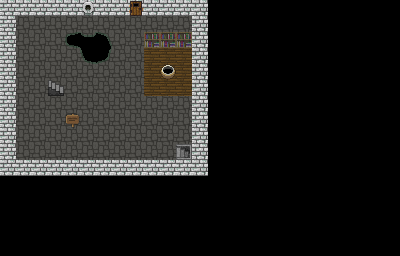

Tiled map render using the project's own tile images. Description and the whole map definition, tile-layer contents included, below:
An orthogonal 25x16 tile map with 16x16 px tiles, 3 tile layers (Water, Maze, Fog), 3 tilesets and 1 object (Player1StartPoint).

<map version="1.2" tiledversion="1.3.2" orientation="orthogonal" renderorder="right-down" compressionlevel="0" width="25" height="16" tilewidth="16" tileheight="16" infinite="0" nextlayerid="6" nextobjectid="2">
 <tileset firstgid="1" source="tileSetLayer1.tsx" />
 <tileset firstgid="65" source="tileSetWater1.tsx" />
 <tileset firstgid="70" source="fog.tsx" />
 <layer id="2" name="Water" width="25" height="16">
  <data encoding="csv">
0,0,0,0,0,0,0,0,0,0,0,0,0,0,0,0,0,0,0,0,0,0,0,0,0,
0,0,0,0,0,0,0,0,0,0,0,0,0,0,0,0,0,0,0,0,0,0,0,0,0,
0,0,0,0,69,69,69,0,0,0,0,0,0,0,0,0,0,0,0,0,0,0,0,0,0,
0,0,0,0,0,69,69,0,0,0,0,0,0,0,0,0,0,0,0,0,0,0,0,0,0,
0,0,0,0,0,0,0,0,0,0,0,0,0,0,0,0,0,0,0,0,0,0,0,0,0,
0,0,0,0,0,0,0,0,0,0,0,0,0,0,0,0,0,0,0,0,0,0,0,0,0,
0,0,0,0,0,0,0,0,0,0,0,0,0,0,0,0,0,0,0,0,0,0,0,0,0,
0,0,0,0,0,0,0,0,0,0,0,0,0,0,0,0,0,0,0,0,0,0,0,0,0,
0,0,0,0,0,0,0,0,0,0,0,0,0,0,0,0,0,0,0,0,0,0,0,0,0,
0,0,0,0,0,0,0,0,0,0,0,0,0,0,0,0,0,0,0,0,0,0,0,0,0,
0,0,0,0,0,0,0,0,0,0,0,0,0,0,0,0,0,0,0,0,0,0,0,0,0,
0,0,0,0,0,0,0,0,0,0,0,0,0,0,0,0,0,0,0,0,0,0,0,0,0,
0,0,0,0,0,0,0,0,0,0,0,0,0,0,0,0,0,0,0,0,0,0,0,0,0,
0,0,0,0,0,0,0,0,0,0,0,0,0,0,0,0,0,0,0,0,0,0,0,0,0,
0,0,0,0,0,0,0,0,0,0,0,0,0,0,0,0,0,0,0,0,0,0,0,0,0,
0,0,0,0,0,0,0,0,0,0,0,0,0,0,0,0,0,0,0,0,0,0,0,0,0
</data>
 </layer>
 <layer id="1" name="Maze" width="25" height="16">
  <data encoding="csv">
17,17,17,17,17,13,17,17,6,17,17,17,17,0,0,0,0,0,0,0,0,0,0,0,0,
17,2,2,2,2,2,2,2,2,2,2,2,17,0,0,0,0,0,0,0,0,0,0,0,0,
17,2,2,2,51,63,61,2,2,42,42,42,17,0,0,0,0,0,0,0,0,0,0,0,0,
17,2,2,2,2,52,58,2,2,15,15,15,17,0,0,0,0,0,0,0,0,0,0,0,0,
17,2,2,2,2,2,2,2,2,15,43,15,17,0,0,0,0,0,0,0,0,0,0,0,0,
17,2,2,8,2,2,2,2,2,15,15,15,17,0,0,0,0,0,0,0,0,0,0,0,0,
17,2,2,2,2,2,2,2,2,2,2,2,17,0,0,0,0,0,0,0,0,0,0,0,0,
17,2,2,2,30,2,2,2,2,2,2,2,17,0,0,0,0,0,0,0,0,0,0,0,0,
17,2,2,2,2,2,2,2,2,2,2,2,17,0,0,0,0,0,0,0,0,0,0,0,0,
17,2,2,2,2,2,2,2,2,2,2,9,17,0,0,0,0,0,0,0,0,0,0,0,0,
17,17,17,17,17,17,17,17,17,17,17,17,17,0,0,0,0,0,0,0,0,0,0,0,0,
0,0,0,0,0,0,0,0,0,0,0,0,0,0,0,0,0,0,0,0,0,0,0,0,0,
0,0,0,0,0,0,0,0,0,0,0,0,0,0,0,0,0,0,0,0,0,0,0,0,0,
0,0,0,0,0,0,0,0,0,0,0,0,0,0,0,0,0,0,0,0,0,0,0,0,0,
0,0,0,0,0,0,0,0,0,0,0,0,0,0,0,0,0,0,0,0,0,0,0,0,0,
0,0,0,0,0,0,0,0,0,0,0,0,0,0,0,0,0,0,0,0,0,0,0,0,0
</data>
 </layer>
 <layer id="3" name="Fog" width="25" height="16">
  <data encoding="csv">
70,70,70,70,71,71,71,71,71,71,71,71,71,71,71,71,71,71,71,71,71,71,71,71,71,
70,70,70,70,71,71,71,71,71,71,71,71,71,71,71,71,71,71,71,71,71,71,71,71,71,
70,70,70,70,71,71,71,71,71,71,71,71,71,71,71,71,71,71,71,71,71,71,71,71,71,
70,70,70,70,71,71,71,71,71,71,71,71,71,71,71,71,71,71,71,71,71,71,71,71,71,
70,70,70,70,71,71,71,71,71,71,71,71,71,71,71,71,71,71,71,71,71,71,71,71,71,
71,71,71,71,71,71,71,71,71,71,71,71,71,71,71,71,71,71,71,71,71,71,71,71,71,
71,71,71,71,71,71,71,71,71,71,71,71,71,71,71,71,71,71,71,71,71,71,71,71,71,
71,71,71,71,71,71,71,71,71,71,71,71,71,71,71,71,71,71,71,71,71,71,71,71,71,
71,71,71,71,71,71,71,71,71,71,71,71,71,71,71,71,71,71,71,71,71,71,71,71,71,
71,71,71,71,71,71,71,71,71,71,71,71,71,71,71,71,71,71,71,71,71,71,71,71,71,
71,71,71,71,71,71,71,71,71,71,71,71,71,71,71,71,71,71,71,71,71,71,71,71,71,
71,71,71,71,71,71,71,71,71,71,71,71,71,71,71,71,71,71,71,71,71,71,71,71,71,
71,71,71,71,71,71,71,71,71,71,71,71,71,71,71,71,71,71,71,71,71,71,71,71,71,
71,71,71,71,71,71,71,71,71,71,71,71,71,71,71,71,71,71,71,71,71,71,71,71,71,
71,71,71,71,71,71,71,71,71,71,71,71,71,71,71,71,71,71,71,71,71,71,71,71,71,
71,71,71,71,71,71,71,71,71,71,71,71,71,71,71,71,71,71,71,71,71,71,71,71,71
</data>
 </layer>
 <objectgroup id="4" name="StartPoint">
  <object id="1" name="Player1StartPoint" x="16" y="16" width="16" height="16" />
 </objectgroup>
</map>
